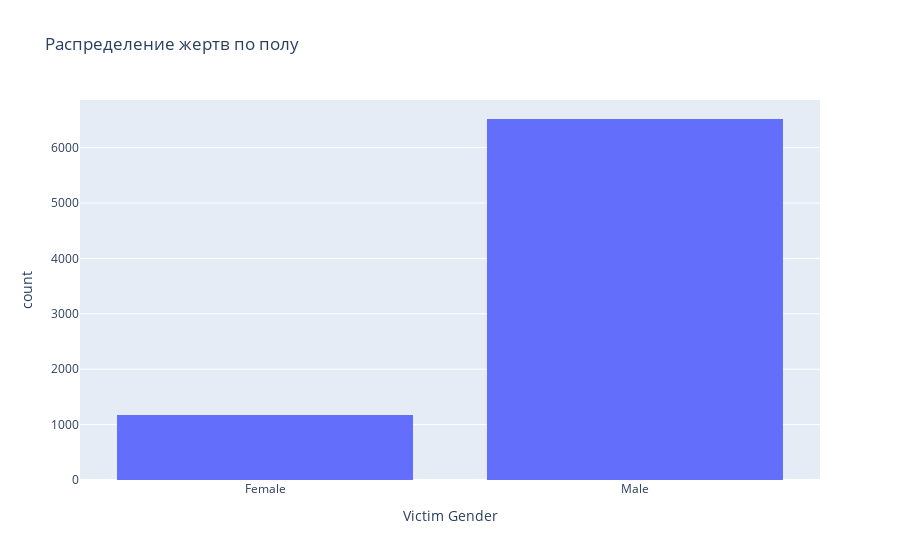
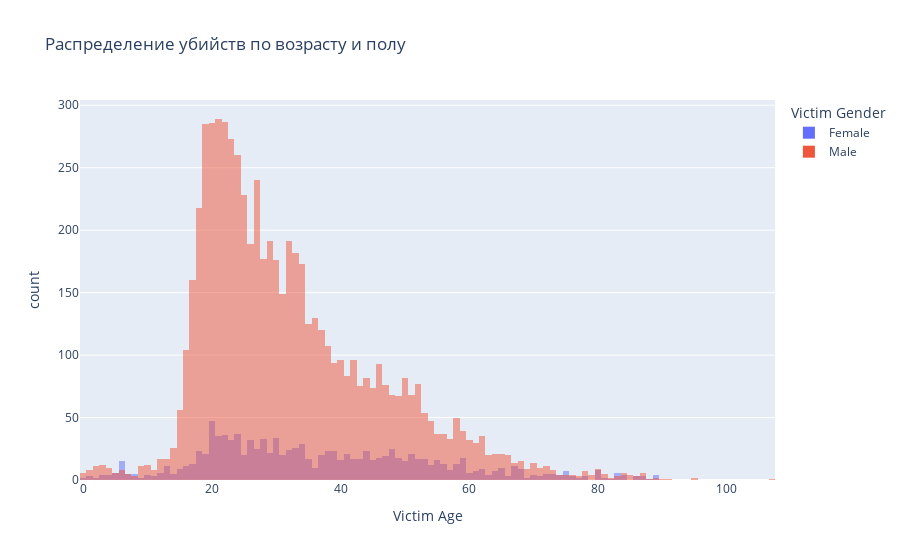

Write notebook code for charts like these, in order.
### Markdown cell above
# Гипотеза: Зависимость количества убийств от пола жертвы

### Code cell
fig_gender = px.histogram(data_cleaned, x='Victim Gender', title='Распределение жертв по полу')
fig_gender.show()

fig_gender_age = px.histogram(data_cleaned, x='Victim Age', color='Victim Gender', barmode='overlay', title='Распределение убийств по возрасту и полу')
fig_gender_age.show()

### Figure 1 — Plotly figure (JSON) as saved in the notebook; plotly's stock layout.template omitted (floating-point values rounded to 4 significant figures; data arrays with more than 128 entries replaced by an {"elided": "..."} marker saying what was removed)
{"data": [{"alignmentgroup": "True", "bingroup": "x", "hovertemplate": "Victim Gender=%{x}<br>count=%{y}<extra></extra>", "legendgroup": "", "marker": {"color": "#636efa", "pattern": {"shape": ""}}, "name": "", "offsetgroup": "", "orientation": "v", "showlegend": false, "type": "histogram", "x": {"elided": "7691 str values"}, "xaxis": "x", "yaxis": "y"}], "layout": {"barmode": "relative", "legend": {"tracegroupgap": 0}, "title": {"text": "Распределение жертв по полу"}, "xaxis": {"anchor": "y", "domain": [0, 1], "title": {"text": "Victim Gender"}}, "yaxis": {"anchor": "x", "domain": [0, 1], "title": {"text": "count"}}}}

### Figure 2 — Plotly figure (JSON) as saved in the notebook; plotly's stock layout.template omitted (floating-point values rounded to 4 significant figures; data arrays with more than 128 entries replaced by an {"elided": "..."} marker saying what was removed)
{"data": [{"alignmentgroup": "True", "bingroup": "x", "hovertemplate": "Victim Gender=Female<br>Victim Age=%{x}<br>count=%{y}<extra></extra>", "legendgroup": "Female", "marker": {"color": "#636efa", "opacity": 0.5, "pattern": {"shape": ""}}, "name": "Female", "offsetgroup": "Female", "orientation": "v", "showlegend": true, "type": "histogram", "x": {"elided": "1175 int values"}, "xaxis": "x", "yaxis": "y"}, {"alignmentgroup": "True", "bingroup": "x", "hovertemplate": "Victim Gender=Male<br>Victim Age=%{x}<br>count=%{y}<extra></extra>", "legendgroup": "Male", "marker": {"color": "#EF553B", "opacity": 0.5, "pattern": {"shape": ""}}, "name": "Male", "offsetgroup": "Male", "orientation": "v", "showlegend": true, "type": "histogram", "x": {"elided": "6516 int values"}, "xaxis": "x", "yaxis": "y"}], "layout": {"barmode": "overlay", "legend": {"title": {"text": "Victim Gender"}, "tracegroupgap": 0}, "title": {"text": "Распределение убийств по возрасту и полу"}, "xaxis": {"anchor": "y", "domain": [0, 1], "title": {"text": "Victim Age"}}, "yaxis": {"anchor": "x", "domain": [0, 1], "title": {"text": "count"}}}}
